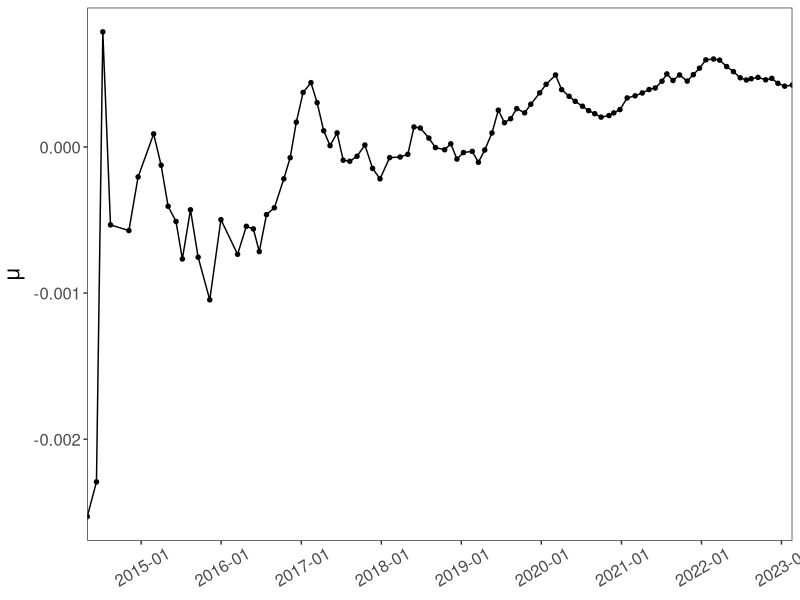
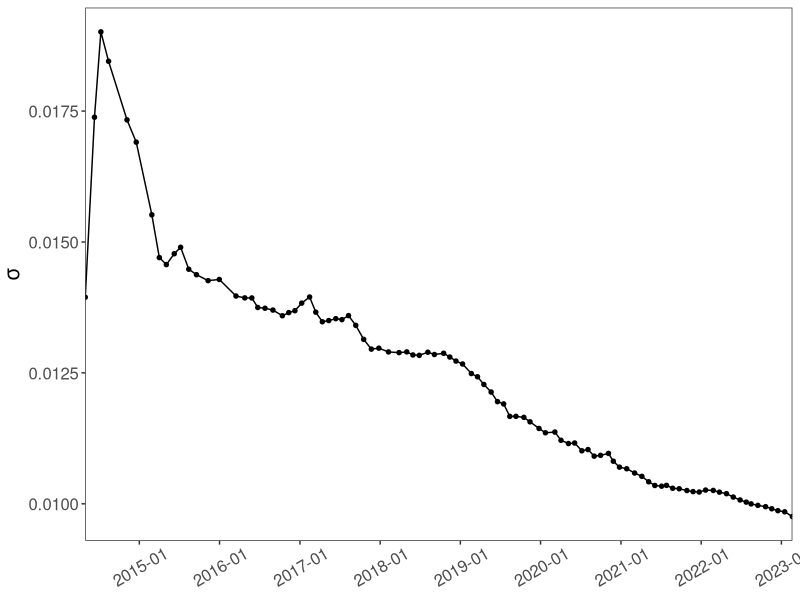
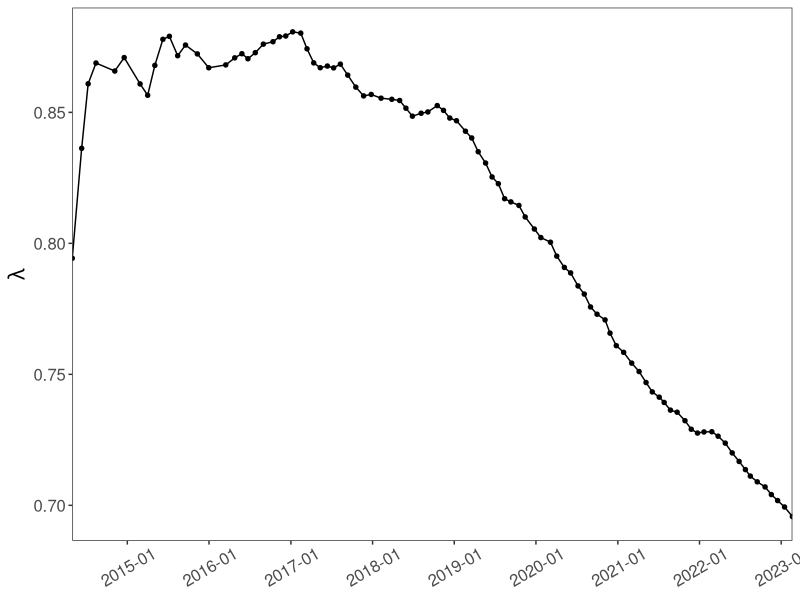
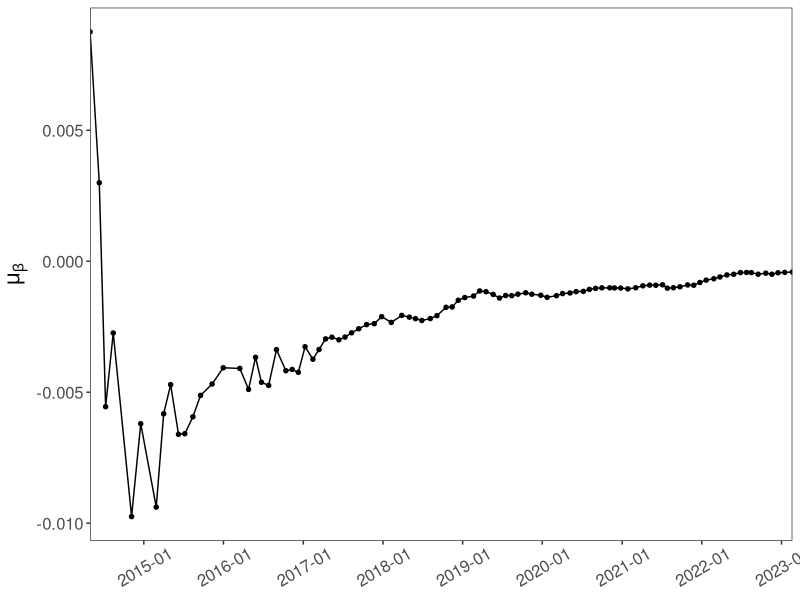
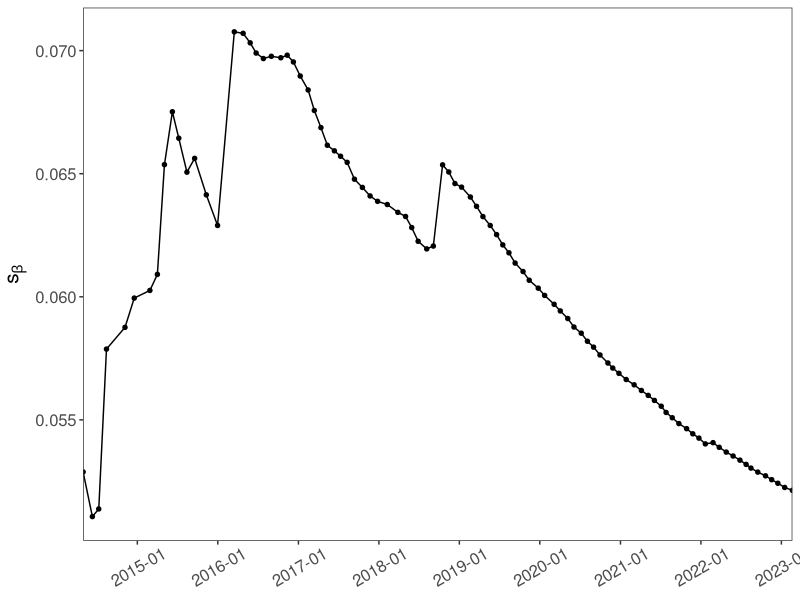
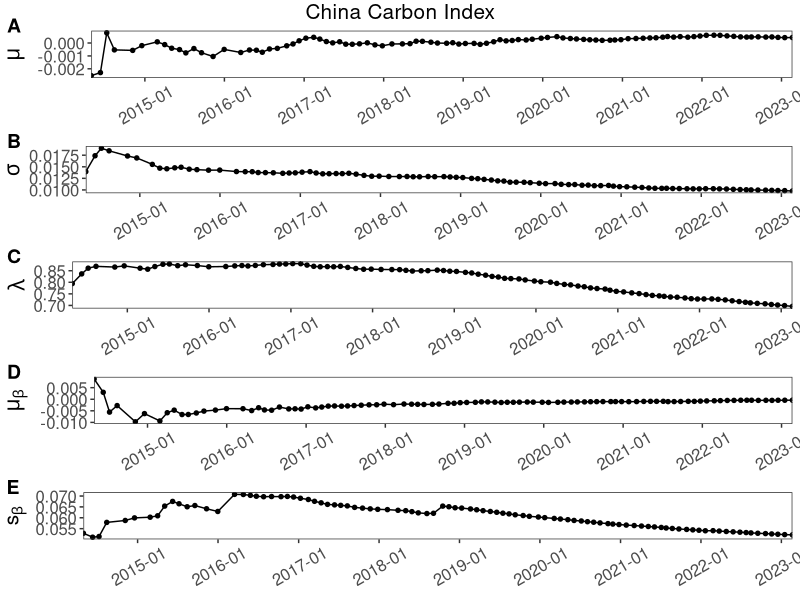

Write R code to recreate these figures, in order.
###########################################################
## 0. Tools: Augmented state indexing (2nd-order HMM -> N^2-dimensional 1st-order HMM)
###########################################################


pair_index <- function(prev, curr, N) {
  (prev - 1L) * N + curr
}

pair_decode <- function(idx, N) {
  prev <- (idx - 1L) %/% N + 1L
  curr <- (idx - 1L) %%  N + 1L
  c(prev = prev, curr = curr)
}

###########################################################
## 1. Build the augmented transition matrix A from p[a,b,c] (column-stochastic)
###########################################################


build_A_from_p <- function(p_tensor) {
  N <- dim(p_tensor)[1]
  M <- N * N
  A <- matrix(0, nrow = M, ncol = M)
  
  for (prev in 1:N) {
    for (curr in 1:N) {
      j <- pair_index(prev, curr, N)
      for (nxt in 1:N) {
        i <- pair_index(curr, nxt, N)
        A[i, j] <- p_tensor[nxt, curr, prev]
      }
      colsum <- sum(A[, j])
      if (colsum > 0) A[, j] <- A[, j] / colsum
    }
  }
  A
}

###########################################################
## 2. Observation density f_a(Δx) (two-component Gaussian mixture, under Q)
###########################################################


emit_mix_density_Q <- function(dx_t, params, N, dt = 1) {
  M <- N * N
  curr_state <- ((1:M - 1L) %% N) + 1L
  
  theta   <- params$theta[curr_state]   # ϑ_a * dt
  rho2    <- pmax(params$rho2[curr_state], 1e-8)   # ϱ_a^2 * dt
  lambda  <- params$lambda[curr_state]
  mu_b    <- params$mu_beta[curr_state]
  sb2     <- pmax(params$s_beta2[curr_state], 1e-8)
  
  # 权重裁剪到 (0,1)
  w1 <- pmin(pmax(lambda * dt, 0), 0.999)
  w0 <- pmax(1 - w1, 1e-6)
  
  m0 <- theta
  v0 <- rho2
  m1 <- theta + mu_b
  v1 <- rho2 + sb2
  
  sd0 <- sqrt(v0)
  sd1 <- sqrt(v1)
  
  dens0 <- dnorm(dx_t, mean = m0, sd = sd0)
  dens1 <- dnorm(dx_t, mean = m1, sd = sd1)
  
  f <- w0 * dens0 + w1 * dens1
  pmax(f, 1e-300)
}

###########################################################
## 3. Local RN increment φ_k(a) = f_a(Δx_k) / g(Δx_k)
##    Here g is the standard normal N(0, 1) density
###########################################################

emit_logrn_mixture <- function(dx_t, params, N,
                               dt = 1, base_sd = 1,
                               esscher_theta = esscher_theta) {
  M <- N * N
  curr_state <- ((1:M - 1L) %% N) + 1L
  
  # Q 下的混合密度 f_a(Δx)
  f_Q <- emit_mix_density_Q(dx_t, params, N, dt = dt)
  log_f_Q <- log(pmax(f_Q, 1e-300))
  
  # 参考测度 P 的简单密度 g(Δx)（这里取 N(0, base_sd^2)）
  log_g <- dnorm(dx_t, mean = 0, sd = base_sd, log = TRUE)
  
  # 没有 Esscher 时的局部 RN：log φ_k(a) = log f_a - log g
  log_phi <- log_f_Q - as.numeric(log_g)
  
  # ====== Esscher 倾斜：φ_k^(θ)(a) = e^{θΔx}/M_a(θ) * φ_k(a) ======
  if (esscher_theta != 0) {
    th  <- esscher_theta
    
    theta_a <- params$theta[curr_state]              # ϑ_a * dt
    rho2_a  <- pmax(params$rho2[curr_state], 1e-8)   # ϱ_a^2 * dt
    lambda_a<- params$lambda[curr_state]
    mu_b_a  <- params$mu_beta[curr_state]
    sb2_a   <- pmax(params$s_beta2[curr_state], 1e-8)
    
    # 对应当前时间步的 0/1 跳权重 w0, w1 (注意 λ_a dt)
    w1 <- pmin(pmax(lambda_a * dt, 0), 0.999)
    w0 <- pmax(1 - w1, 1e-6)
    
    # log M_a(θ) = log( w0 e^{θϑ_a + 0.5 θ^2 ϱ_a^2}
    #                 + w1 e^{θ(ϑ_a+μ_βa)+0.5 θ^2(ϱ_a^2+s_βa^2)} )
    log_part0 <- log(w0) + th * theta_a + 0.5 * th^2 * rho2_a
    log_part1 <- log(w1) + th * (theta_a + mu_b_a) +
      0.5 * th^2 * (rho2_a + sb2_a)
    m  <- pmax(log_part0, log_part1)
    logM <- m + log(exp(log_part0 - m) + exp(log_part1 - m))
    
    # 加 Esscher 因子： log φ^(θ) = log φ + θΔx - logM
    log_phi <- log_phi + th * dx_t - logM
  }
  # =====================================================
  
  list(
    log_phi = log_phi,          # 长度 M: log φ_k^(θ)(i)
    log_g   = as.numeric(log_g) # 标量: log g(Δx_k)
  )
}


###########################################################
## 4. Forward–backward algorithm (with Radon–Nikodym derivative)
##
##    Corresponds to Proposition 2: v_{k+1} = A D_{k+1} v_k,
##    implemented in log space for numerical stability.
###########################################################


fb_augmented_mixture_rn <- function(dx, A, params, N,
                                    dt = 1, base_sd = 1,
                                    esscher_theta = esscher_theta,
                                    init_logpi = NULL) {
  Tn <- length(dx)
  M  <- N * N
  logA <- log(pmax(A, 1e-300))
  
  logB   <- matrix(NA_real_, M, Tn)
  log_gv <- numeric(Tn)
  for (t in 1:Tn) {
    tmp <- emit_logrn_mixture(dx[t], params, N,
                              dt = dt, base_sd = base_sd,
                              esscher_theta = esscher_theta)
    logB[, t] <- tmp$log_phi
    log_gv[t] <- tmp$log_g
  }
  
  log_alpha <- matrix(-Inf, M, Tn)
  log_beta  <- matrix(0,    M, Tn)
  cvec      <- numeric(Tn)
  
  # init
  if (is.null(init_logpi)) {
    log_alpha[, 1] <- -log(M) + logB[, 1]
  } else {
    log_alpha[, 1] <- init_logpi + logB[, 1]
  }
  m1 <- max(log_alpha[, 1]); s1 <- sum(exp(log_alpha[, 1] - m1))
  cvec[1] <- m1 + log(s1)
  log_alpha[, 1] <- log_alpha[, 1] - cvec[1]  # normalize
  
  # forward
  for (t in 2:Tn) {
    tmp <- matrix(log_alpha[, t-1], nrow = M, ncol = M, byrow = TRUE) + logA
    logsum <- apply(tmp, 1, function(x) {
      m <- max(x); m + log(sum(exp(x - m)))
    })
    log_alpha[, t] <- logB[, t] + logsum
    mt <- max(log_alpha[, t]); st <- sum(exp(log_alpha[, t] - mt))
    cvec[t] <- mt + log(st)
    log_alpha[, t] <- log_alpha[, t] - cvec[t] # normalize
  }
  
  # backward (for smoothing)
  for (t in (Tn-1):1) {
    add <- logB[, t+1] + log_beta[, t+1]
    tmp <- matrix(add, nrow = M, ncol = M, byrow = TRUE) + t(logA)
    log_beta[, t] <- apply(tmp, 1, function(x) {
      m <- max(x); m + log(sum(exp(x - m)))
    }) - cvec[t+1]
  }
  
  # gamma (smoothing)
  log_gamma <- log_alpha + log_beta
  gamma <- matrix(NA_real_, M, Tn)
  for (t in 1:Tn) {
    mt <- max(log_gamma[, t]); st <- sum(exp(log_gamma[, t] - mt))
    log_gamma[, t] <- log_gamma[, t] - (mt + log(st))
    gamma[, t] <- exp(log_gamma[, t])
  }
  
  # alpha (filtering): already normalized
  alpha <- exp(log_alpha)  # M x Tn
  
  # xi_sum (smoothing-based; keep as is)
  xi_sum <- matrix(0, M, M)
  for (t in 2:Tn) {
    log_xi <- matrix(NA_real_, M, M)
    for (j in 1:M) {
      log_xi[, j] <- log_alpha[j, t-1] + logA[, j] + logB[, t] + log_beta[, t]
    }
    mt <- max(log_xi); st <- sum(exp(log_xi - mt))
    log_xi <- log_xi - (mt + log(st))
    xi_sum <- xi_sum + exp(log_xi)
  }
  
  loglik_P      <- sum(cvec)
  loglik_Qtheta <- loglik_P + sum(log_gv)
  
  # ====== 新增：把扩展状态边缘化到 y_t（curr state）======
  curr_state <- ((1:M - 1L) %% N) + 1L
  
  a_prob_filter <- matrix(0, N, Tn)  # from alpha
  a_prob_smooth <- matrix(0, N, Tn)  # from gamma
  for (t in 1:Tn) {
    for (j in 1:M) {
      a <- curr_state[j]
      a_prob_filter[a, t] <- a_prob_filter[a, t] + alpha[j, t]
      a_prob_smooth[a, t] <- a_prob_smooth[a, t] + gamma[j, t]
    }
  }
  
  list(
    # smoothing objects (for parameter estimation)
    gamma = gamma,
    xi_sum = xi_sum,
    
    # filtering objects (for state estimate)
    alpha = alpha,
    a_prob_filter = a_prob_filter,
    a_prob_smooth = a_prob_smooth,
    
    loglik_P = loglik_P,
    loglik_Qtheta = loglik_Qtheta
  )
}



###########################################################
## 5. Jump posterior r[a,t] and the state marginal probability γ_k(a)
###########################################################


jump_posterior <- function(dx, params, N, gamma) {
  Tn <- length(dx)
  M  <- N * N
  
  # 每个扩展状态对应的当前 regime a
  curr_state <- ((1:M - 1L) %% N) + 1L
  
  # a_prob[a,t] = P(y_t=a | data)
  a_prob <- matrix(0, N, Tn)
  for (t in 1:Tn) {
    for (j in 1:M) {
      a <- curr_state[j]
      a_prob[a, t] <- a_prob[a, t] + gamma[j, t]
    }
  }
  
  theta  <- params$theta
  rho2   <- pmax(params$rho2,  1e-8)
  lambda <- pmax(params$lambda,1e-8)
  mu_b   <- params$mu_beta
  sb2    <- pmax(params$s_beta2,1e-8)
  
  r <- matrix(0, N, Tn)
  logN <- function(x,m,v) -0.5*(log(2*pi) + log(v) + (x-m)^2/v)
  
  for (a in 1:N) {
    m0 <- theta[a]
    v0 <- rho2[a]
    m1 <- theta[a] + mu_b[a]
    v1 <- rho2[a] + sb2[a]
    
    logphi0 <- logN(dx, m0, v0)
    logphi1 <- logN(dx, m1, v1)
    log_num <- log(lambda[a]) + logphi1
    log_den <- log(exp(log(1 - lambda[a]) + logphi0) + exp(log_num))
    r[a, ]  <- exp(log_num - log_den)
  }
  
  list(r = r, a_prob = a_prob)
}

###########################################################
## 6. M-step: Update (ϑ_a, ϱ_a^2, λ_a, μ_{βa}, s_{βa}^2)
##    This part corresponds with Proposition 3.
###########################################################

mstep_params <- function(dx, stats, params, N) {
  r      <- stats$r
  a_prob <- stats$a_prob
  Tn     <- length(dx)
  
  theta_new  <- numeric(N)
  rho2_new   <- numeric(N)
  lambda_new <- numeric(N)
  mu_b_new   <- numeric(N)
  sb2_new    <- numeric(N)
  
  for (a in 1:N) {
    w_a <- a_prob[a, ]            # γ_k(a)
    w0  <- w_a * (1 - r[a, ])     # 无跳权重
    w1  <- w_a * r[a, ]           # 有跳权重
    
    # λ_a = 有跳相对频率
    if (sum(w_a) > 0) {
      lambda_new[a] <- sum(w1) / sum(w_a)
    } else {
      lambda_new[a] <- params$lambda[a]
    }
    
    # ϑ_a (只用无跳部分的条件均值)
    if (sum(w0) > 0) {
      theta_new[a] <- sum(w0 * dx) / sum(w0)
    } else {
      theta_new[a] <- params$theta[a]
    }
    
    # μ_{βa} (有跳样本均值减去 ϑ_a)
    if (sum(w1) > 0) {
      mu_b_new[a] <- sum(w1 * dx) / sum(w1) - theta_new[a]
    } else {
      mu_b_new[a] <- params$mu_beta[a]
    }
    
    # ϱ_a^2 : 用无跳部分的二阶矩
    if (sum(w0) > 0) {
      rho2_new[a] <- sum(w0 * (dx - theta_new[a])^2) / sum(w0)
    } else {
      rho2_new[a] <- params$rho2[a]
    }
    rho2_new[a] <- max(rho2_new[a], 1e-8)
    
    # s_{βa}^2 : 用有跳部分的二阶矩，扣掉扩散方差
    if (sum(w1) > 0) {
      sb2_new[a] <- sum(w1 * (dx - theta_new[a] - mu_b_new[a])^2) / sum(w1) - rho2_new[a]
    } else {
      sb2_new[a] <- params$s_beta2[a]
    }
    sb2_new[a] <- max(sb2_new[a], 1e-8)
  }
  
  list(
    theta   = theta_new,
    rho2    = rho2_new,
    lambda  = lambda_new,
    mu_beta = mu_b_new,
    s_beta2 = sb2_new
  )
}

###########################################################
## 7. M-step: Update the ternary transition probabilities p[a,b,c]
##This part corresponds with Proposition 3.
###########################################################


mstep_transition <- function(xi_sum, N, smooth_eta = 1e-3) {
  M <- N * N
  p_new <- array(0, dim = c(N, N, N))
  
  for (prev in 1:N) {
    for (curr in 1:N) {
      j <- pair_index(prev, curr, N)
      num <- numeric(N)
      for (a in 1:N) {
        i <- pair_index(curr, a, N)
        num[a] <- xi_sum[i, j]
      }
      s <- sum(num)
      if (s <= 0 || !is.finite(s)) {
        p_new[, curr, prev] <- rep(1/N, N)
      } else {
        p_new[, curr, prev] <- (num + smooth_eta) / (s + N * smooth_eta)
      }
    }
  }
  p_new
}

###########################################################
## 8. Main EM routine
###########################################################

###########################################################
## Batch-processing EM with global sufficient statistics
##
##  - X: log-price path
##  - n_batch: split diff(X) evenly into several batches
##  - Returns: final parameters + per-batch parameter path (history)
###########################################################

em_fit_jump_mixture_rn_batch_global <- function(
    X, dt, N,
    p_init,
    mu_init, sigma_init, lambda_init, mu_beta_init, s_beta_init,
    n_batch,
    esscher_theta = esscher_theta,
    base_sd = 1,
    verbose = TRUE
) {
  dx <- diff(X)
  Tn <- length(dx)
  M  <- N * N
  
  idx_start <- floor((0:(n_batch-1)) * Tn / n_batch) + 1
  idx_end   <- floor((1:n_batch)   * Tn / n_batch)
  
  theta_init <- (mu_init - 0.5 * sigma_init^2) * dt
  rho2_init  <- (sigma_init^2) * dt
  
  params <- list(
    theta   = theta_init,
    rho2    = rho2_init,
    lambda  = lambda_init,
    mu_beta = mu_beta_init,
    s_beta2 = s_beta_init^2
  )
  p <- p_init
  
  # global stats (for parameter estimation)
  W      <- numeric(N)
  W0     <- numeric(N)
  W1     <- numeric(N)
  S0_dx  <- numeric(N)
  S0_dx2 <- numeric(N)
  S1_dx  <- numeric(N)
  S1_dx2 <- numeric(N)
  Xi_global <- matrix(0, M, M)
  
  init_logpi <- rep(-log(M), M)
  
  param_history <- vector("list", n_batch)
  
  # ====== 新增：保存每批的“滤波”状态边缘概率，用来做 state estimate ======
  a_prob_filter_list <- vector("list", n_batch)  # each: N x T_b
  
  for (b in 1:n_batch) {
    s_idx <- idx_start[b]
    e_idx <- idx_end[b]
    dx_b  <- dx[s_idx:e_idx]
    T_b   <- length(dx_b)
    
    if (verbose) {
      cat("==== Batch", b, "/", n_batch,
          "| t =", s_idx, ":", e_idx, "====\n")
    }
    
    A  <- build_A_from_p(p)
    fb <- fb_augmented_mixture_rn(
      dx_b, A, params, N,
      dt = dt, base_sd = base_sd,
      esscher_theta = esscher_theta,
      init_logpi = init_logpi
    )
    
    # ===== smoothing objects for parameter estimation =====
    gamma_b  <- fb$gamma
    xi_sum_b <- fb$xi_sum
    Xi_global <- Xi_global + xi_sum_b
    
    # ===== filtering marginal for state estimate (save it) =====
    a_prob_filter_list[[b]] <- fb$a_prob_filter  # N x T_b
    
    # parameter E-step weights (use smoothing gamma as before)
    stats_b  <- jump_posterior(dx_b, params, N, gamma_b)
    r_b      <- stats_b$r
    a_prob_b <- stats_b$a_prob   # this is smoothing-based
    
    # accumulate global sufficient stats
    dx2_b <- dx_b^2
    for (a in 1:N) {
      w_a_t <- a_prob_b[a, ]
      w0_t  <- w_a_t * (1 - r_b[a, ])
      w1_t  <- w_a_t * r_b[a, ]
      
      W[a]  <- W[a]  + sum(w_a_t)
      W0[a] <- W0[a] + sum(w0_t)
      W1[a] <- W1[a] + sum(w1_t)
      
      S0_dx[a]  <- S0_dx[a]  + sum(w0_t * dx_b)
      S0_dx2[a] <- S0_dx2[a] + sum(w0_t * dx2_b)
      S1_dx[a]  <- S1_dx[a]  + sum(w1_t * dx_b)
      S1_dx2[a] <- S1_dx2[a] + sum(w1_t * dx2_b)
    }
    
    # M-step (unchanged)
    theta_new  <- params$theta
    rho2_new   <- params$rho2
    lambda_new <- params$lambda
    mu_b_new   <- params$mu_beta
    sb2_new    <- params$s_beta2
    
    for (a in 1:N) {
      if (W[a]  > 0) lambda_new[a] <- W1[a] / W[a]
      if (W0[a] > 0) theta_new[a]  <- S0_dx[a] / W0[a]
      if (W1[a] > 0) mu_b_new[a]   <- S1_dx[a] / W1[a] - theta_new[a]
      
      if (W0[a] > 0) {
        num_rho <- S0_dx2[a] - 2 * theta_new[a] * S0_dx[a] +
          theta_new[a]^2 * W0[a]
        rho2_new[a] <- num_rho / W0[a]
      }
      rho2_new[a] <- max(rho2_new[a], 1e-8)
      
      if (W1[a] > 0) {
        num_sb <- S1_dx2[a] - 2 * (theta_new[a] + mu_b_new[a]) * S1_dx[a] +
          (theta_new[a] + mu_b_new[a])^2 * W1[a]
        sb2_new[a] <- num_sb / W1[a] - rho2_new[a]
      }
      sb2_new[a] <- max(sb2_new[a], 1e-8)
    }
    
    params <- list(
      theta   = theta_new,
      rho2    = rho2_new,
      lambda  = lambda_new,
      mu_beta = mu_b_new,
      s_beta2 = sb2_new
    )
    
    p <- mstep_transition(Xi_global, N)
    
    mu_hat_b    <- params$theta / dt + 0.5 * (params$rho2 / dt)
    sigma_hat_b <- sqrt(params$rho2 / dt)
    
    param_history[[b]] <- list(
      batch   = b,
      mu      = as.numeric(mu_hat_b),
      sigma   = as.numeric(sigma_hat_b),
      lambda  = as.numeric(params$lambda),
      mu_beta = as.numeric(params$mu_beta),
      s_beta  = as.numeric(sqrt(params$s_beta2)),
      p       = p
    )
    
    if (verbose) {
      cat(sprintf("  -> After batch %d: mu=%s | lambda=%s\n",
                  b,
                  paste(round(mu_hat_b, 4), collapse = ","),
                  paste(round(params$lambda, 4), collapse = ",")))
    }
    
    # next batch init: keep using smoothing end (as you already do)
    gamma_end <- gamma_b[, T_b]
    gamma_end <- pmax(gamma_end, 1e-300)
    gamma_end <- gamma_end / sum(gamma_end)
    init_logpi <- log(gamma_end)
  }
  
  mu_final    <- params$theta / dt + 0.5 * (params$rho2 / dt)
  sigma_final <- sqrt(params$rho2 / dt)
  
  # ===== 新增：拼出全样本“滤波”state estimate =====
  state_prob_filter <- do.call(cbind, a_prob_filter_list)  # N x Tn
  if (ncol(state_prob_filter) != Tn) {
    stop(sprintf("state_prob_filter length mismatch: got %d, expected %d",
                 ncol(state_prob_filter), Tn))
  }
  state_hat_filter <- apply(state_prob_filter, 2, which.max)
  
  list(
    mu      = as.numeric(mu_final),
    sigma   = as.numeric(sigma_final),
    lambda  = as.numeric(params$lambda),
    mu_beta = as.numeric(params$mu_beta),
    s_beta  = as.numeric(sqrt(params$s_beta2)),
    p       = p,
    history = param_history,
    
    # ===== 额外输出：state estimate 用 filtering =====
    state_prob_filter = state_prob_filter,  # P(y_t | X_{1:t})
    state_hat_filter  = state_hat_filter,
    
    # 若你还想看 smoothing 的边缘，也可以在 fb 里取 a_prob_smooth 另外存
    stats   = list(
      W = W, W0 = W0, W1 = W1,
      S0_dx = S0_dx, S0_dx2 = S0_dx2,
      S1_dx = S1_dx, S1_dx2 = S1_dx2,
      Xi_global = Xi_global
    ),
    esscher_theta = esscher_theta
  )
}

#================================= Import data =================================
library(dplyr)
library(tidyverse)
library(readxl)

data1 = read.csv("GCP.csv")
n_batch <- 96
date <- as.Date(data1$date)   # 如果本来就是Date可省略
Tn <- length(date) - 1            # dx 的长度
idx_start <- floor((0:(n_batch-1)) * Tn / n_batch) + 1
idx_end   <- floor((1:n_batch)   * Tn / n_batch)
# 每块最后一个 dx 对应的是 X 的 e_idx+1，所以日期取 e_idx+1
end_dates <- date[idx_end + 1]
end_dates

#================================ Set initial values ===================================
# ---- log-sum-exp helper ----
logsumexp2 <- function(a, b) {
  m <- pmax(a, b)
  m + log(exp(a - m) + exp(b - m))
}

# par = c(mu, log_sigma, logit_lambda, mu_beta, log_s_beta)
nll_benchmark <- function(par, X, dt = 1) {
  dx <- diff(X)
  
  mu        <- par[1]
  sigma     <- exp(par[2])                      # >0
  lambda    <- plogis(par[3])                   # in (0,1)
  mu_beta   <- par[4]
  s_beta    <- exp(par[5])                      # >0
  
  theta <- (mu - 0.5 * sigma^2) * dt            # ϑ
  rho2  <- (sigma^2) * dt                       # ρ^2
  sb2   <- (s_beta^2)                           # s_β^2
  
  # 两个分量的 log density
  log0 <- dnorm(dx, mean = theta,            sd = sqrt(rho2),       log = TRUE)
  log1 <- dnorm(dx, mean = theta + mu_beta,  sd = sqrt(rho2 + sb2), log = TRUE)
  
  # log mix density: log((1-lam)*exp(log0) + lam*exp(log1))
  ll <- logsumexp2(log(1 - lambda) + log0, log(lambda) + log1)
  
  # 负对数似然
  -sum(ll)
}

# ---- 给一个稳一点的起点（可以按你数据调整）----
make_start <- function(X, dt = 1) {
  dx <- diff(X)
  m  <- mean(dx)
  s  <- sd(dx)
  
  mu0      <- m / dt + 0.5 * (s^2 / dt)   # 粗略把 theta = (mu-0.5sigma^2)dt 反推
  sigma0   <- max(s / sqrt(dt), 1e-3)
  lambda0  <- 0.2
  mu_beta0 <- 0
  s_beta0  <- max(0.5 * sigma0, 1e-3)
  
  c(mu0,
    log(sigma0),
    qlogis(lambda0),
    mu_beta0,
    log(s_beta0))
}

# ---- 主调用：用 optim 拟合基准参数 ----
fit_benchmark_optim <- function(X, dt = 1) {
  par0 <- make_start(X, dt)
  
  opt <- optim(
    par = par0,
    fn  = nll_benchmark,
    X   = X,
    dt  = dt,
    method = "BFGS",
    control = list(maxit = 2000, reltol = 1e-10)
  )
  
  # 还原到原始参数
  mu_hat      <- opt$par[1]
  sigma_hat   <- exp(opt$par[2])
  lambda_hat  <- plogis(opt$par[3])
  mu_beta_hat <- opt$par[4]
  s_beta_hat  <- exp(opt$par[5])
  
  list(
    par = c(mu = mu_hat,
            sigma = sigma_hat,
            lambda = lambda_hat,
            mu_beta = mu_beta_hat,
            s_beta = s_beta_hat),
    value = opt$value,
    convergence = opt$convergence,
    message = opt$message
  )
}

X= data1$log_price
bench <- fit_benchmark_optim(X, dt = 1)
bench$par

#====================================N=1======================================
mu_init      <- c(bench$par[1],bench$par[1])
sigma_init   <- c(bench$par[2],bench$par[2])
lambda_init  <- c(bench$par[3],bench$par[3])
mu_beta_init <- c(bench$par[4],bench$par[4])
s_beta_init  <- c(bench$par[5],bench$par[5])


N=1
# 转移概率初值：真值附近稍微扰动一下
p_init <- array(0, dim = c(N, N, N))


#====================================run======================================
set.seed(2025)
dt=1
fit0  <- em_fit_jump_mixture_rn_batch_global(
  X = X, dt = dt, N = N,
  p_init = p_init,
  mu_init = mu_init, sigma_init = sigma_init,
  lambda_init = lambda_init,
  mu_beta_init = mu_beta_init,
  s_beta_init  = s_beta_init,
  n_batch = 96,
  esscher_theta = 0.,   # 可以改成 0.5, 1 看稳健性
  verbose = FALSE
)

# 假设对象叫 p，里面有 p$history
lst <- fit0$history          # list 长度 100，每个元素长度 7

# 把每个元素变成一行，再按行拼起来
df <- do.call(
  rbind,
  lapply(lst, function(x) {
    as.data.frame(t(unlist(x)))
  })
)

#=============================plot====================================================
#参数图
date = end_dates
state = df[,2]
df_a = data.frame(date,state)
a =  ggplot(data = df_a,aes(x=date,y=df_a[,2]))+
  geom_line(linetype = "solid",size=0.5,color = "black")+
  geom_point(aes(x=date,y=df_a[,2]),color = "black",size=1.2)+
  labs(x = NULL)+
  ylab(expression(mu))+
  theme_bw()  +
  theme(legend.position ="right",legend.title = element_blank(),legend.text = element_text(size = 8),
        legend.background = element_rect(fill = "transparent"),
        legend.box.background = element_rect(color = "#333333", linewidth = 0.5),
        panel.grid.major=element_line(colour=NA),
        panel.background = element_rect(fill = "transparent",colour = NA),
        panel.grid.minor = element_blank(),
        plot.background = element_rect(fill = "transparent",colour = NA),
        axis.text.x = element_text(size = 12,angle = 30,vjust = 0.6),
        axis.text.y = element_text(size = 12),
        axis.title.y = element_text(size = 15),
        #plot.title = element_text(size=6,hjust=0.5)
        plot.title = element_blank())+
  scale_x_date(date_breaks="1 year",date_labels="%Y-%m",expand = c(0, 0))
a
#ggsave("D:/博士/论文1/审稿意见/图片/Figure 11.png",width =10,height=5,dpi = 500)

#2
date = as.Date(end_dates)
state = df[,4]
df_b = data.frame(date,state)
b = ggplot(data = df_b,aes(x=date,y=df_b[,2]))+
  geom_line(linetype = "solid",size=0.5,color = "black")+
  geom_point(aes(x=date,y=df_b[,2]),color = "black",size=1.2)+
  labs(x = NULL)+
  ylab(expression(sigma))+
  theme_bw()  +
  theme(legend.position ="right",legend.title = element_blank(),legend.text = element_text(size = 8),
        legend.background = element_rect(fill = "transparent"),
        legend.box.background = element_rect(color = "#333333", linewidth = 0.5),
        panel.grid.major=element_line(colour=NA),
        panel.background = element_rect(fill = "transparent",colour = NA),
        panel.grid.minor = element_blank(),
        plot.background = element_rect(fill = "transparent",colour = NA),
        axis.text.x = element_text(size = 12,angle = 30,vjust = 0.6),
        axis.text.y = element_text(size = 12),
        axis.title.y = element_text(size = 15),
        #plot.title = element_text(size=6,hjust=0.5)
        plot.title = element_blank())+
  scale_x_date(date_breaks="1 year",date_labels="%Y-%m",expand = c(0, 0))
b
#ggsave("D:/博士/论文1/审稿意见/图片/Figure 7.png",width =10,height=5,dpi = 500)

#3
date = end_dates
state = df[,6]
df_c = data.frame(date,state)
c = ggplot(data = df_c,aes(x=date,y=df_c[,2]))+
  geom_line(linetype = "solid",size=0.5,color = "black")+
  geom_point(aes(x=date,y=df_c[,2]),color = "black",size=1.2)+
  labs(x = NULL)+
  ylab(expression(lambda))+
  theme_bw()  +
  theme(legend.position ="right",legend.title = element_blank(),legend.text = element_text(size = 8),
        legend.background = element_rect(fill = "transparent"),
        legend.box.background = element_rect(color = "#333333", linewidth = 0.5),
        panel.grid.major=element_line(colour=NA),
        panel.background = element_rect(fill = "transparent",colour = NA),
        panel.grid.minor = element_blank(),
        plot.background = element_rect(fill = "transparent",colour = NA),
        axis.text.x = element_text(size = 12,angle = 30,vjust = 0.6),
        axis.text.y = element_text(size = 12),
        axis.title.y = element_text(size = 15),
        #plot.title = element_text(size=6,hjust=0.5)
        plot.title = element_blank())+
  scale_x_date(date_breaks="1 year",date_labels="%Y-%m",expand = c(0, 0))

#ggsave("D:/博士/论文1/审稿意见/图片/Figure 7.png",width =10,height=5,dpi = 500)
c

#4
date = end_dates
state = df[,8]
df_d = data.frame(date,state)
d = ggplot(data = df_d,aes(x=date,y=df_d[,2]))+
  geom_line(linetype = "solid",size=0.5,color = "black")+
  geom_point(aes(x=date,y=df_d[,2]),color = "black",size=1.2)+
  labs(x = NULL)+
  ylab(expression(mu[beta]))+
  theme_bw()  +
  theme(legend.position ="right",legend.title = element_blank(),legend.text = element_text(size = 8),
        legend.background = element_rect(fill = "transparent"),
        legend.box.background = element_rect(color = "#333333", linewidth = 0.5),
        panel.grid.major=element_line(colour=NA),
        panel.background = element_rect(fill = "transparent",colour = NA),
        panel.grid.minor = element_blank(),
        plot.background = element_rect(fill = "transparent",colour = NA),
        axis.text.x = element_text(size = 12,angle = 30,vjust = 0.6),
        axis.text.y = element_text(size = 12),
        axis.title.y = element_text(size = 15),
        #plot.title = element_text(size=6,hjust=0.5)
        plot.title = element_blank())+
  scale_x_date(date_breaks="1 year",date_labels="%Y-%m",expand = c(0, 0))
d

#4
date = end_dates
state = df[,10]
df_e = data.frame(date,state)
e = ggplot(data = df_e,aes(x=date,y=df_e[,2]))+
  geom_line(linetype = "solid",size=0.5,color = "black")+
  geom_point(aes(x=date,y=df_e[,2]),color = "black",size=1.2)+
  labs(x = NULL)+
  ylab(expression(s[beta]))+
  theme_bw()  +
  theme(legend.position ="right",legend.title = element_blank(),legend.text = element_text(size = 8),
        legend.background = element_rect(fill = "transparent"),
        legend.box.background = element_rect(color = "#333333", linewidth = 0.5),
        panel.grid.major=element_line(colour=NA),
        panel.background = element_rect(fill = "transparent",colour = NA),
        panel.grid.minor = element_blank(),
        plot.background = element_rect(fill = "transparent",colour = NA),
        axis.text.x = element_text(size = 12,angle = 30,vjust = 0.6),
        axis.text.y = element_text(size = 12),
        axis.title.y = element_text(size = 15),
        #plot.title = element_text(size=6,hjust=0.5)
        plot.title = element_blank())+
  scale_x_date(date_breaks="1 year",date_labels="%Y-%m",expand = c(0, 0))
e

library(ggpubr)
# Create a text grob
text= "China Carbon Index"
tgrob <- text_grob(text,size = 15)
# Draw the text
plot_0 <- as_ggplot(tgrob) + theme(plot.margin = margin(0,0,0,0, "cm"))

ggarrange(plot_0,a,b,c,d,e,
          ncol = 1,nrow = 6,heights = c(1, 5, 5,5,5,5,5), 
          labels = c("","A", "B","C","D","E"),label.y = 1.1)

#ggsave("GC_1_state_par_1.png",width =7,height=15,dpi = 500)
